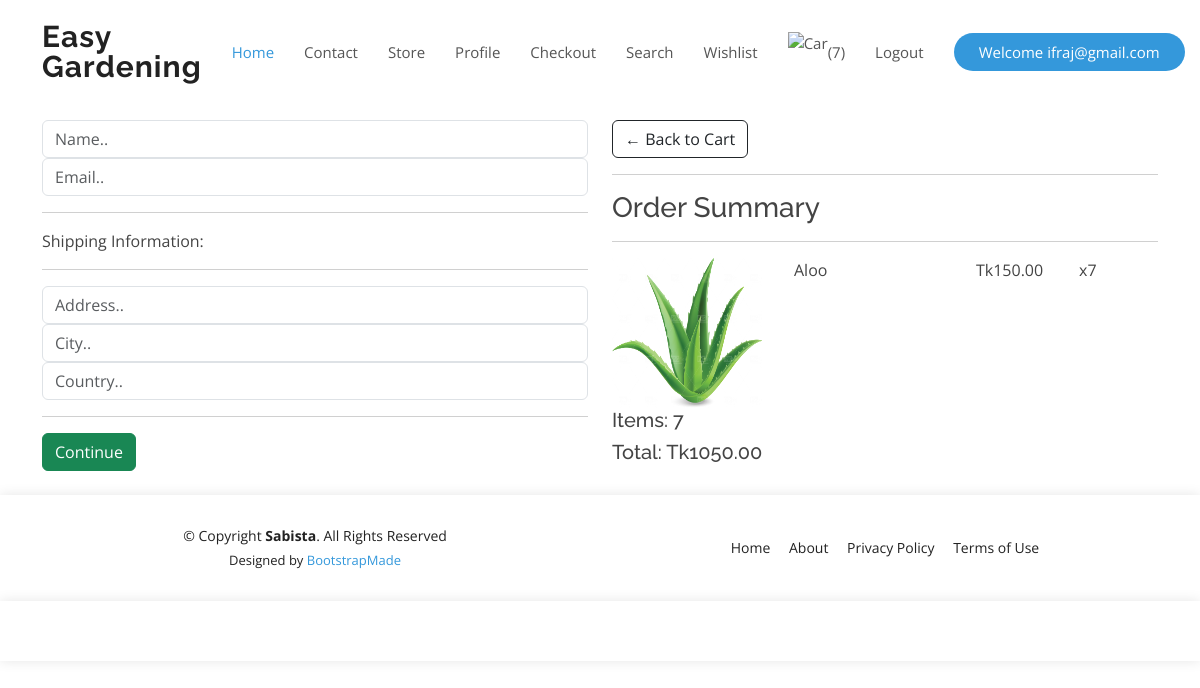
The app's page /checkout (signed in) with its own data.
### plantapp/models.py (models this page shows, shortened)
class OrderItem(models.Model):
    product = models.ForeignKey(
        Product, on_delete=models.SET_NULL, blank=True, null=True)
    order = models.ForeignKey(
        Order, on_delete=models.SET_NULL, blank=True, null=True)
    quantity = models.IntegerField(default=0, null=True, blank=True)
    date_ordered = models.DateTimeField(auto_now_add=True)
    @property
    def get_total(self):
        total = self.product.price * self.quantity
        return total

class Product(models.Model):
    product_id = models.AutoField
    product_name = models.CharField(max_length=50)
    category = models.ForeignKey(
        Category, on_delete=models.CASCADE, default=None)
    maintenance = models.ForeignKey(
        Maintenance, on_delete=models.CASCADE, default=None)
    area_req = models.IntegerField(default=0)
    price = models.IntegerField(default=0)
    desc = models.CharField(max_length=300)
    pub_date = models.DateField()
    quantity_sold = models.IntegerField(default=0, null=True, blank=True)
    digital = models.BooleanField(default=False, null=True, blank=True)
    image = models.ImageField(upload_to='shop/images', default="")
    @property
    def imageURL(self):
        try:
            url = self.image.url
        except:
            url = ''
        return url

class Order(models.Model):
    customer = models.ForeignKey(
        Customer, on_delete=models.SET_NULL, blank=True, null=True)
    date_ordered = models.DateTimeField(auto_now_add=True)
    complete = models.BooleanField(default=False, null=True, blank=False)
    transaction_id = models.CharField(max_length=200, null=True)
    @property
    def get_cart_total(self):
        orderitems = self.orderitem_set.all()
        total = sum([item.get_total for item in orderitems])
        return total
    @property
    def get_cart_items(self):
        ordertimes = self.orderitem_set.all()
        total = sum([item.quantity for item in ordertimes])
        return total

### plantapp/views.py (the view)
# urls.py: path('checkout', views.checkout, name="checkout"),
def checkout(request):
    if request.user.is_authenticated:
        customer = request.user.customer
        order, created = Order.objects.get_or_create(
            customer=customer, complete=False)
        items = order.orderitem_set.all()
        cartItems = order.get_cart_items
    else:
        items = []
        order = {'get_cart_total': 0, 'get_cart_items': 0}
        cartItems = order['get_cart_items']
    print("HELLO BRUH", request.method)
    if request.method == 'POST':
        form = ShippingAddressForm(request.POST)
        if form.is_valid():
            address = form.cleaned_data.get('address')
            city = form.cleaned_data.get('city')
            country = form.cleaned_data.get('country')
            shipping_address = ShippingAddress.objects.create(
                customer=customer, order=order, address=address, city=city, country=country)
        order.complete = True
        order.save()
        shipping_address.save()
        return render(request, 'thankyou.html')
    else:
        form = ShippingAddressForm()
    context = {'items': items, 'order': order,
               'cartItems': cartItems, 'shipping': True, 'form': form}
    print("REACHED HERE BRUV")
    return render(request, 'checkout.html', context)

### plantapp/forms.py
class ShippingAddressForm(forms.ModelForm):
    class Meta:
        model = ShippingAddress
        fields = ['address', 'city', 'country']

### templates/checkout.html (shortened to what this page needs)
{% extends 'nav.html' %} {% load static %} {% block content %}
<br />
<br />
<br />
<br />
<br />
<div class="row">
  <div class="col-lg-6">
    <div class="box-element" id="form-wrapper">
      <form id="form">
        <div id="user-info">
          <div class="form-field">
            <input
              required
              class="form-control"
              type="text"
              name="name"
              placeholder="Name.."
            />
          </div>
          <div class="form-field">
            <input
              required
              class="form-control"
              type="email"
              name="email"
              placeholder="Email.."
            />
          </div>
        </div>
        <div id="shipping-info">
          <hr />
          <p>Shipping Information:</p>
          <hr />
          <div class="form-field">
            <input
              class="form-control"
              type="text"
              name="address"
              placeholder="Address.."
            />
          </div>
          <div class="form-field">
            <input
              class="form-control"
              type="text"
              name="city"
              placeholder="City.."
            />
          </div>
          <div class="form-field">
            <input
              class="form-control"
              type="text"
              name="country"
              placeholder="Country.."
            />
          </div>
        </div>
        <hr />
        <input
          id="form-button"
          class="btn btn-success btn-block"
          type="button"
          value="Continue"
          onclick="submitFormData()"
        />
      </form>
    </div>
    <br />
  </div>
  <div class="col-lg-6">
    <div class="box-element">
      <a class="btn btn-outline-dark" href="{% url 'carts' %}"
        >&#x2190; Back to Cart</a
      >
      <hr />
      <h3>Order Summary</h3>
      <hr />
      {% for item in items %}
      <div class="row">
        <div style="flex: 2">
          <img
            class="row-image"
            src="{{ item.product.imageURL }}"
            width="150"
            height="150"
          />
        </div>
        <div style="flex: 2"><p>{{ item.product.product_name }}</p></div>
        <div style="flex: 1">
          <p>Tk{{ item.product.price|floatformat:2 }}</p>
        </div>
        <div style="flex: 1"><p>x{{ item.quantity }}</p></div>
      </div>
      {% endfor %}
      <h5>Items: {{ order.get_cart_items }}</h5>
      <h5>Total: Tk{{ order.get_cart_total|floatformat:2 }}</h5>
    </div>
  </div>
</div>
{% endblock content %}

### templates/nav.html (shortened to what this page needs)
{% load static %}
<!DOCTYPE html>
<html lang="en">
  <head>
    <link href="{% static 'assets/vendor/aos/aos.css' %}" rel="stylesheet" />
    <link
      href="{% static 'assets/vendor/bootstrap/css/bootstrap.min.css' %}"
      rel="stylesheet"
    />
    <link
      href="{% static 'assets/vendor/bootstrap-icons/bootstrap-icons.css' %}"
      rel="stylesheet"
    />
    <link
      href="{% static 'assets/vendor/boxicons/css/boxicons.min.css' %}"
      rel="stylesheet"
    />
    <link
      href="{% static 'assets/vendor/glightbox/css/glightbox.min.css' %}"
      rel="stylesheet"
    />
    <link
      href="{% static 'assets/vendor/remixicon/remixicon.css' %}"
      rel="stylesheet"
    />
    <link
      href="{% static 'assets/vendor/swiper/swiper-bundle.min.css' %}"
      rel="stylesheet"
    />
    <link href="{% static 'assets/css/style.css' %}" rel="stylesheet" />
  </head>
  <body>
    <header id="header" class="fixed-top d-flex align-items-center">
      <div class="container d-flex align-items-center justify-content-between">
        <div class="logo">
          <h1><a href="index.html">Easy Gardening</a></h1>
        </div>
        <nav id="navbar" class="navbar">
          <ul>
            <li><a class="nav-link scrollto active" href="/">Home</a></li>
            <li><a class="nav-link scrollto" href="/contact">Contact</a></li>
            <li><a class="nav-link scrollto" href="/collection">Store</a></li>
            <li><a class="nav-link scrollto" href="/profile">Profile</a></li>
            <li><a class="nav-link scrollto" href="/checkout">Checkout</a></li>
            <li><a class="nav-link scrollto" href="/search_products">Search</a></li>
            <li><a class="nav-link scrollto" href="/wishlist">Wishlist</a></li>
            <li>
            <li>
              <a class="nav-link scrollto" href="/carts">
                <img
                  src="{% static 'assets/img/plant/cart.jpg' %}"
                  style="width: 40px; height: 40px"
                  alt="Cart"
                />
                (<span id="cart">{{cartItems}}</span>)
              </a>
            </li>
            </li>
            {% if request.user.is_authenticated %}
            <li><a class="nav-link scrollto" href="/authen/logout/">Logout</a></li>
            <li><a class="getstarted scrollto">Welcome {{request.user.username}}</a></li>
            {% else %}
            <li><a class="nav-link scrollto" href="/authen/signup/">Signup</a></li>
            {% endif %}
          </ul>
        </nav>
      </div>
    </header>
    <div class="container">{% block content %} {% endblock content %}</div>
    <footer id="footer">
      <div class="container">
        <div class="row d-flex align-items-center">
          <div class="col-lg-6 text-lg-left text-center">
            <div class="copyright">
              &copy; Copyright <strong>Sabista</strong>. All Rights Reserved
            </div>
            <div class="credits">
              Designed by <a href="https://bootstrapmade.com/">BootstrapMade</a>
            </div>
          </div>
          <div class="col-lg-6">
            <nav class="footer-links text-lg-right text-center pt-2 pt-lg-0">
              <a href="#intro" class="scrollto">Home</a>
              <a href="#about" class="scrollto">About</a>
              <a href="#">Privacy Policy</a>
              <a href="#">Terms of Use</a>
            </nav>
          </div>
        </div>
      </div>
    </footer>
    <footer id="footer">
    </footer>
  </body>
</html>

### static/assets/css/style.css (style rules this page uses)
body { font-family: "Open Sans", sans-serif; color: #444444; }
a { color: #3498db; text-decoration: none; }
h1, h2, h3, h4, h5, h6 { font-family: "Raleway", sans-serif; }
#header { z-index: 997; transition: all 0.5s; padding: 22px 0; background: #fff; }
#header .logo h1 { font-size: 30px; margin: 0; padding: 0; line-height: 1; font-weight: 700; letter-spacing: 1px; }
#header .logo h1 a, #header .logo h1 a:hover { color: #222222; text-decoration: none; }
.navbar { padding: 0; }
.navbar ul { margin: 0; padding: 0; display: flex; list-style: none; align-items: center; }
.navbar li { position: relative; }
.navbar a, .navbar a:focus { display: flex; align-items: center; justify-content: space-between; padding: 10px 0 10px 30px; font-size: 15px; font-weight: 400; color: #555555; white-space: nowrap; transition: 0.3s; }
.navbar a:hover, .navbar .active, .navbar .active:focus, .navbar li:hover>a { color: #3498db; }
.navbar .getstarted, .navbar .getstarted:focus { background: #3498db; padding: 8px 25px; margin-left: 30px; border-radius: 50px; color: #fff; }
#footer { background: #fff; box-shadow: 0px 0px 12px 0px rgba(0, 0, 0, 0.1); padding: 30px 0; color: #222222; font-size: 14px; }
#footer .credits { font-size: 13px; padding-top: 5px; color: #222222; }
#footer .footer-links a { color: #222222; padding-left: 15px; }
#footer .footer-links a:first-child { padding-left: 0; }

### records on screen
OrderItem: product.imageURL (picture), product.product_name "Aloo", product.price "150.00", quantity "7"
Order: get_cart_items "7", get_cart_total "1050.00"

### other values on screen
{{ cartItems }} "7"
{{ request.user.username }} "ifraj@gmail.com"
